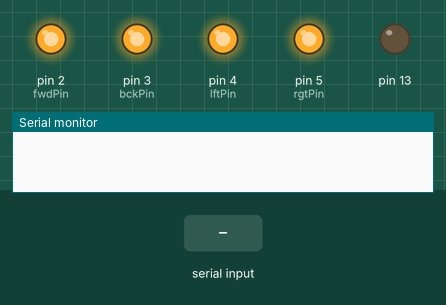
Recording of a sketch running on a simulated Arduino Uno, built with avr-gcc and run on an emulated ATmega328P. Parts: output pins drawn as LEDs (lit = HIGH), the last lines printed to the serial monitor. The inputs (shaded band) are chosen by the test bench.

Above: at 1.2 s.
1.3 s: "A" received over Serial
At 1.8 s:
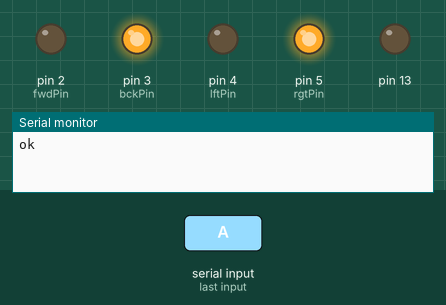
2.9 s: "B" received over Serial
At 4.2 s:
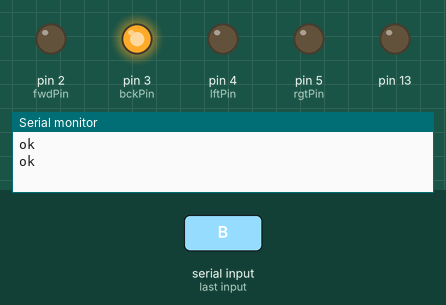
Timing chart, 0 to 5.9 s (numbered marks = the images above; inputs shaded):
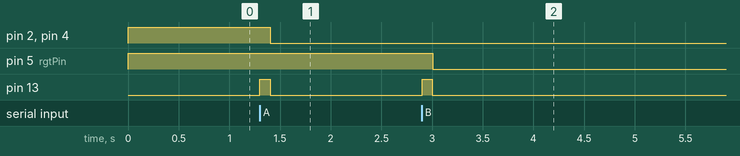

Measured:
- after the input at 1.3 s, pin 2 (fwdPin): HIGH → LOW after 0.10 s; pin 4 (lftPin): HIGH → LOW after 0.11 s; pin 13: LOW → HIGH at once, → LOW 0.10 s later
- after the input at 2.9 s, pin 5 (rgtPin): HIGH → LOW after 0.11 s; pin 13: LOW → HIGH at once, → LOW 0.10 s later

The sketch:

RCCarSerial.ino
```cpp
/*
Control a simple RX2-TX2 based remote control car by soldering wires to the remote control buttons.
*/

/* Connect the wires from the RC remote to the following pins */

const int fwdPin  = 2; // Forward button
const int bckPin  = 3; // Back button
const int lftPin  = 4; // Left button
const int rgtPin  = 5; // Right button

/* Each direction gets a number */
const int NEUTRAL = 0;
const int FORWARD = 1;
const int REVERSE = 2;
const int LEFT    = 3;
const int RIGHT   = 4;

/* Just leave this as it is */
void setup() {
  pinMode( fwdPin, OUTPUT );
  pinMode( bckPin, OUTPUT );
  pinMode( lftPin, OUTPUT );
  pinMode( rgtPin, OUTPUT );


  pinMode( 13, OUTPUT );

  digitalWrite( fwdPin, HIGH );
  digitalWrite( bckPin, HIGH );
  digitalWrite( lftPin, HIGH );
  digitalWrite( rgtPin, HIGH );

  Serial.begin(9600);
}

/*
  This function gets executed over and over. So after the last command
  has executed it will start again at the top.

  You can edit the commands between the EDIT THIS & STOP HERE comments.
  Available commands are:

  forward( time );
  forward_left( time );
  forward_right( time );
  back( time );
  back_left( time );
  back_right( time );
  delay( time);

  TIPS:
  - delay means 'do nothing'.
  - 'time' should be a number in milliseconds (1000 ms = 1 second)
  - Don't forget the closing semicolon (;), without it the code won't compile!

*/
void loop() {
  while (Serial.available()) {
    char inChar = (char)Serial.read();


  digitalWrite(13, HIGH);
  delay(100);
  digitalWrite(13, LOW);

    if( inChar == 'A' ){
      forward_left( 200 );
    } else if( inChar == 'B' ) {
      forward_right( 200 );
    }
    Serial.println("ok");

  }

  /* BUT STOP HERE :) */

}

/**
* Next functions below control the car. All take a time in ms as a parameter
**/
void forward( int duration ) {
  gas( FORWARD );
  steer( NEUTRAL );
  delay( duration );
  stop();
}


void forward_left( int duration ) {
  gas( FORWARD );
  steer( LEFT );
  delay( duration );
  stop();
}


void forward_right( int duration ) {
  gas( FORWARD );
  steer( RIGHT );
  delay( duration );
  stop();
}


void back( int duration ) {
  gas( REVERSE );
  steer( NEUTRAL );
  delay( duration );
  stop();
}


void back_left( int duration ) {
  gas( REVERSE );
  steer( LEFT );
  delay( duration );
  stop();
}


void back_right( int duration ) {
  gas( REVERSE );
  steer( RIGHT );
  delay( duration );
  stop();
}

/**
* Push the forward or back button
* @param state (int) Direction, use direction constant
**/
void gas( int state ) {
  if ( state == FORWARD ) {
    switchPins( fwdPin, bckPin, fwdPin );
  } else if ( state == REVERSE ) {
    switchPins( fwdPin, bckPin, bckPin );
  } else {
    switchPins( fwdPin, bckPin, 0 );
  }
  delay( 5 );
}

/**
* Push the left or right button
* @param state (int) Direction to steer, use direction constant
**/
void steer( int state ) {
  if ( state == LEFT ) {
    switchPins( lftPin, rgtPin, lftPin );
  } else if ( state == RIGHT ) {
    switchPins( lftPin, rgtPin, rgtPin );
  } else {
    switchPins( lftPin, rgtPin, 0 );
  }
  delay( 5 );
}

/**
* Unpress all buttons
**/
void stop() {
  gas( NEUTRAL );
  steer( NEUTRAL );
}

/**
* We always exclusively use either forward OR back or left OR right,
* so this function toggles one to LOW (pushes the button) while the other
* or both (when 'which' does not match any pin) get set to an
* INPUT (button not pressed / high impedance).
* @param pin1 (int) First pin (use pin constant)
* @param pin2 (int) Second pin (use pin constant)
* @param which (int) If this matches pin1 or pin2 that pin (IE button) will be toggled low.
        if there is no match both pins will be inputs and no button will be pressed
*/
void switchPins( int pin1, int pin2, int which ) {
  if ( which == pin1 ) {
    pinMode( pin1, OUTPUT );
    digitalWrite( pin1, LOW );
    pinMode( pin2, INPUT );
  } else if ( which == pin2 ) {
    pinMode( pin1, INPUT );
    pinMode( pin2, OUTPUT );
    digitalWrite( pin1, LOW );
  } else {
    pinMode( pin1, INPUT );
    pinMode( pin2, INPUT );
  }
}
```
